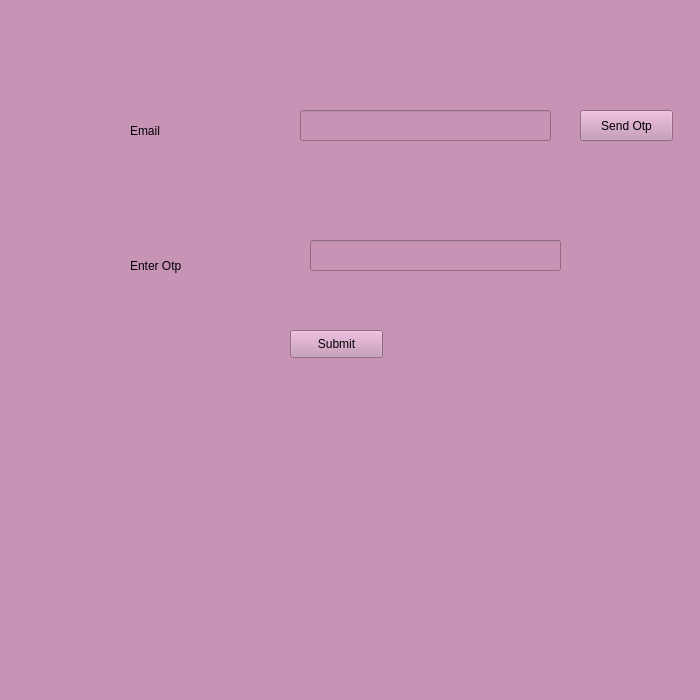
<?xml version="1.0" encoding="UTF-8"?>
<ui version="4.0">
 <class>adminforgotpwd</class>
 <widget class="QMainWindow" name="adminforgotpwd">
  <property name="geometry">
   <rect>
    <x>0</x>
    <y>0</y>
    <width>700</width>
    <height>700</height>
   </rect>
  </property>
  <property name="maximumSize">
   <size>
    <width>700</width>
    <height>700</height>
   </size>
  </property>
  <property name="windowTitle">
   <string>Forgot Password?</string>
  </property>
  <property name="windowIcon">
   <iconset resource="forgotpwd.qrc">
    <normaloff>:/image/images/forgorpwd.jpg</normaloff>:/image/images/forgorpwd.jpg</iconset>
  </property>
  <property name="styleSheet">
   <string notr="true">background-color: rgb(200, 148, 182);</string>
  </property>
  <widget class="QWidget" name="centralwidget">
   <widget class="QLabel" name="label">
    <property name="geometry">
     <rect>
      <x>130</x>
      <y>120</y>
      <width>81</width>
      <height>21</height>
     </rect>
    </property>
    <property name="styleSheet">
     <string notr="true">font: 12pt &quot;MS Shell Dlg 2&quot;;</string>
    </property>
    <property name="text">
     <string>Email</string>
    </property>
   </widget>
   <widget class="QLineEdit" name="txtemail">
    <property name="geometry">
     <rect>
      <x>300</x>
      <y>110</y>
      <width>251</width>
      <height>31</height>
     </rect>
    </property>
    <property name="styleSheet">
     <string notr="true">font: 12pt &quot;MS Shell Dlg 2&quot;;</string>
    </property>
   </widget>
   <widget class="QPushButton" name="btnotp">
    <property name="geometry">
     <rect>
      <x>580</x>
      <y>110</y>
      <width>93</width>
      <height>31</height>
     </rect>
    </property>
    <property name="styleSheet">
     <string notr="true">font: 12pt &quot;MS Shell Dlg 2&quot;;</string>
    </property>
    <property name="text">
     <string>Send Otp</string>
    </property>
   </widget>
   <widget class="QLabel" name="label_6">
    <property name="geometry">
     <rect>
      <x>130</x>
      <y>250</y>
      <width>91</width>
      <height>31</height>
     </rect>
    </property>
    <property name="styleSheet">
     <string notr="true">font: 12pt &quot;MS Shell Dlg 2&quot;;</string>
    </property>
    <property name="text">
     <string>Enter Otp</string>
    </property>
   </widget>
   <widget class="QLineEdit" name="txtotp">
    <property name="geometry">
     <rect>
      <x>310</x>
      <y>240</y>
      <width>251</width>
      <height>31</height>
     </rect>
    </property>
    <property name="styleSheet">
     <string notr="true">font: 12pt &quot;MS Shell Dlg 2&quot;;</string>
    </property>
   </widget>
   <widget class="QPushButton" name="btnsubmit">
    <property name="geometry">
     <rect>
      <x>290</x>
      <y>330</y>
      <width>93</width>
      <height>28</height>
     </rect>
    </property>
    <property name="styleSheet">
     <string notr="true">font: 12pt &quot;MS Shell Dlg 2&quot;;</string>
    </property>
    <property name="text">
     <string>Submit</string>
    </property>
   </widget>
   <widget class="QLabel" name="lblmsg">
    <property name="geometry">
     <rect>
      <x>130</x>
      <y>200</y>
      <width>421</width>
      <height>21</height>
     </rect>
    </property>
    <property name="styleSheet">
     <string notr="true">
color: rgb(255, 2, 6);
font: 8pt &quot;MS Shell Dlg 2&quot;;</string>
    </property>
    <property name="text">
     <string/>
    </property>
   </widget>
  </widget>
  <widget class="QStatusBar" name="statusbar"/>
 </widget>
 <resources>
  <include location="forgotpwd.qrc"/>
 </resources>
 <connections/>
</ui>
